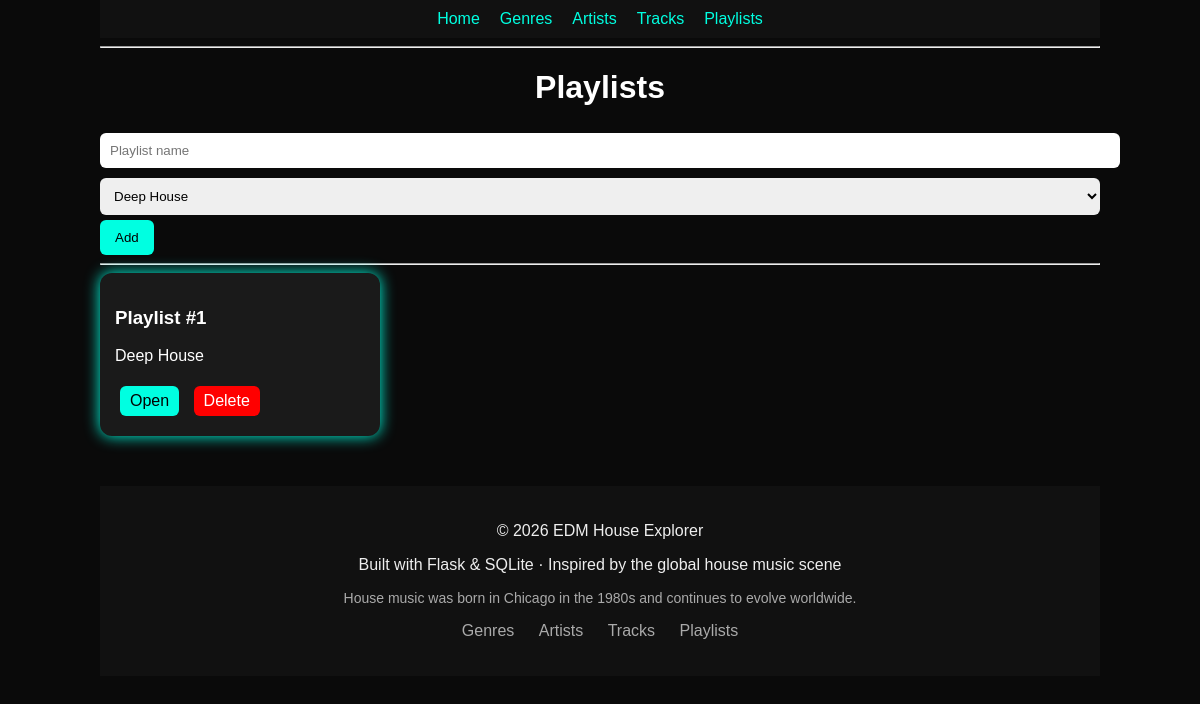
Before: /playlists with the older database file.
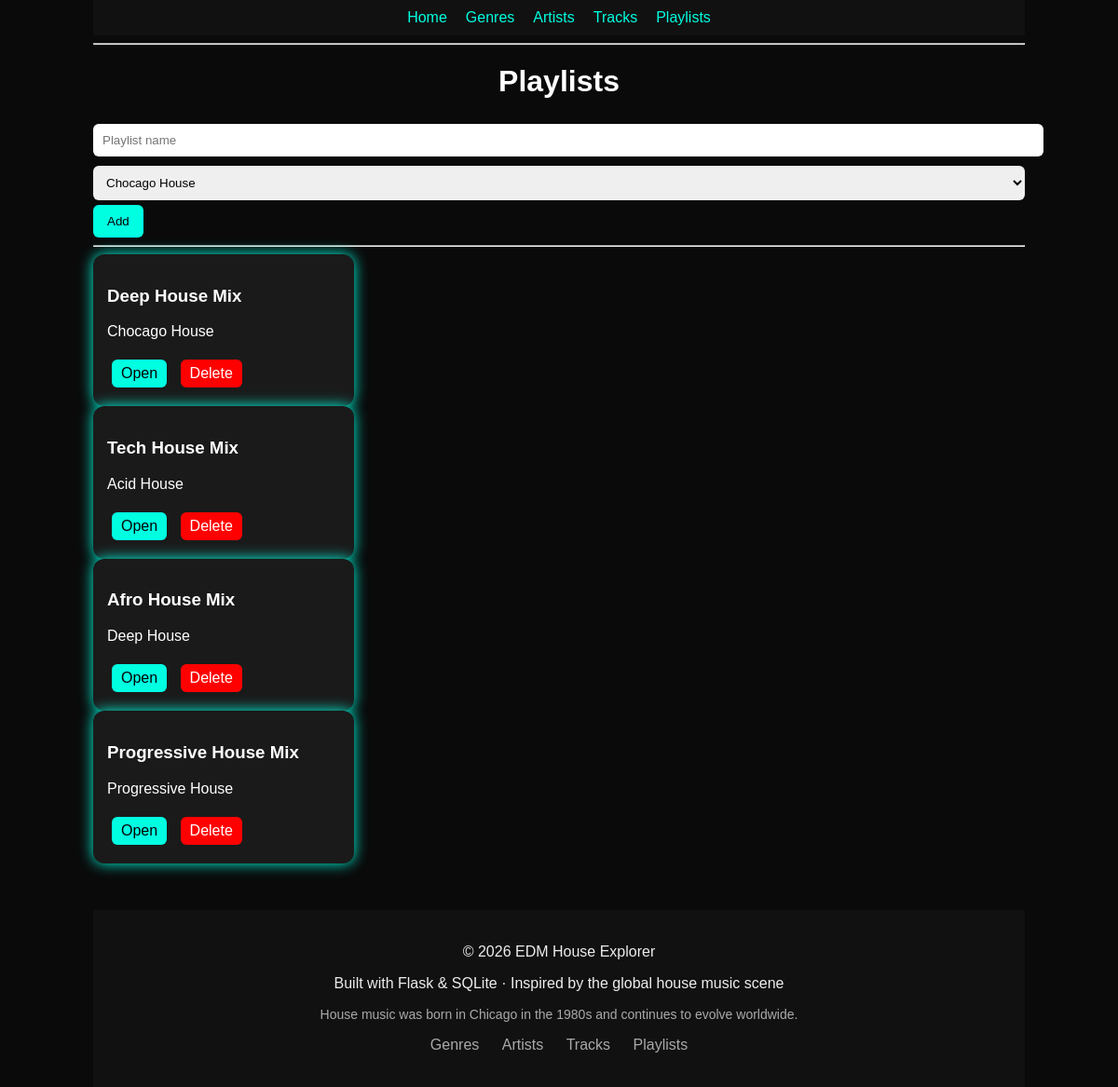
After: the same page with the newer database file.
### tables this page shows
CREATE TABLE playlists (
        id INTEGER PRIMARY KEY AUTOINCREMENT,
        name TEXT NOT NULL,
        genre_id INTEGER,
        FOREIGN KEY (genre_id) REFERENCES genres(id)
    );

CREATE TABLE genres (
        id INTEGER PRIMARY KEY AUTOINCREMENT,
        name TEXT NOT NULL,
        description TEXT
    );

### app.py (the view)
@app.route("/playlists")
def playlists():
    conn = sqlite3.connect("database.db")
    cursor = conn.cursor()
    cursor.execute("""
    SELECT playlists.id, playlists.name, genres.name
    FROM playlists
    JOIN genres ON playlists.genre_id = genres.id
    """)
    playlists = cursor.fetchall()
    cursor.execute("SELECT * FROM genres")
    genres = cursor.fetchall()
    conn.close()
    return render_template(
        "playlists.html",
        playlists=playlists,
        genres=genres
    )

### templates/playlists.html
{% extends "base.html" %}
{% block content %}
<h1>Playlists</h1>
<form method="POST" action="/add_playlist">
    <input type="text" name="name" placeholder="Playlist name" required>
    <select name="genre_id" required>
        {% for genre in genres %}
            <option value="{{ genre[0] }}">{{ genre[1] }}</option>
        {% endfor %}
    </select>
    <button type="submit">Add</button>
</form>
<hr>
{% for playlist in playlists %}
    <div class="card">
        <h3>{{ playlist[1] }}</h3>
        <p>{{ playlist[2] }}</p>
        <a class="btn edit" href="/playlist/{{ playlist[0] }}">Open</a>
        <a class="btn delete" href="/delete_playlist/{{ playlist[0] }}">Delete</a>
    </div>
{% endfor %}
{% endblock %}

Changed rows visible on the page:
added playlists: name "Deep House Mix", name "Chocago House"
added playlists: name "Tech House Mix", name "Acid House"
changed playlists "Deep House": name "Playlist #1" → "Afro House Mix"
added playlists: name "Progressive House Mix", name "Progressive House"
Other visible differences:
form field genre_id: "Deep House" → "Chocago House"
